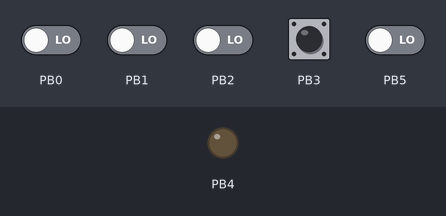
The sketch below on a simulated ATtiny85, built for the host (arithmetic inside an expression is 32-bit, double 64-bit). Parts: output pins drawn as LEDs (lit = HIGH). The inputs (shaded band) are chosen by the test bench; at power-on: PB3 HIGH, PB0–2, PB5 LOW. Random numbers use the default seed unless the sketch sets one.

Above: at 1.2 s.
1.3 s: PB3 pulled LOW for 0.15 s
At 1.37 s:
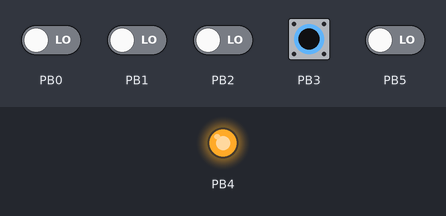
Timing chart, 0 to 4.3 s (numbered marks = the images above; inputs shaded):
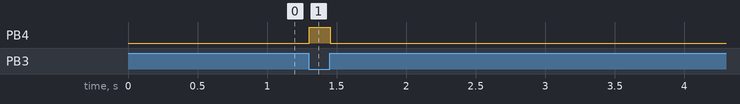

Measured:
- after the input at 1.3 s, PB4: LOW → HIGH at once, → LOW 0.15 s later

The sketch:

code_reduced.ino
```cpp
#include <avr/interrupt.h>
#include <avr/sleep.h>
#include <avr/power.h>

//Out on register A:
const uint16_t zeroLED = (1<<2);// Pin A2
const uint16_t oneLED  = (1<<3);     // Pin A3
const uint16_t activityLED = (1<<7); // Pin A7
const uint16_t RTickOut = 1<<6;

//In on register A:

//;  // Pin A0
const uint16_t buttonSwap = (1<<0);  // Pin A0
const uint16_t buttonRead = (1<<1);  // Pin A1
const uint16_t buttonError= (1<<4);  // Pin A4
const uint16_t RTickIn = 1<<5 ;

// Out on register B:
const uint16_t LTickOut = (1<<4 | 1<<8);


// In on register B:
const uint16_t buttonLTick = (1<<3 | 1<<8);  //Button Pin for tick
const uint16_t buttonRTick = (1<<6 | 1<<8);  //Button Pin for tick
const uint16_t LTickIn = (1<<5 | 1<<8);  //


// Variables:
uint8_t internalState = 0;
uint8_t logicalState = 0;


void sleep()
 {
  cli();
  set_sleep_mode(SLEEP_MODE_PWR_DOWN);
  ADCSRA = 0;            // turn off ADC
  power_all_disable ();
  sleep_enable();                //enable sleep mode, a safety pin
  sei();
  sleep_cpu();                  // go into sleep mode.
  // interrupt
  sleep_disable();              //disable sleep mode
  power_all_enable();
  sei();
 }


// Custom write function
void Write(uint16_t Pin, uint8_t is_high) {
  if (Pin & (1<<8)){
    if(is_high)PORTB |= (Pin & ~(1<<8));
    else PORTB &= ~(Pin & ~(1<<8));
  }
  else{
    if(is_high)PORTA |= Pin;
    else PORTA &= ~Pin;
  }

}

// Custom read function
uint8_t Read(uint16_t Pin){
  if(Pin & (1<<8)){
    if(PINB & (Pin & ~(1<<8))) return HIGH;
    return LOW;
  }
  else{
    if(PINA & Pin) return HIGH;
    return LOW;
  }

}

// Read button pressed
void read_down() {
    // randomize internal state
    internalState=random(0,2);
    // turn LED on:
    if (logicalState==1){
      Write(oneLED,HIGH);
    } else {
      Write(zeroLED,HIGH);
    }
}

// Read button not pressed
void read_up() {
  Write(oneLED, LOW);
  Write(zeroLED, LOW);
  Write(activityLED, LOW);
}

// Error button pressed
void error_down() {
  internalState = (internalState + 1) % 2;
}

// Error button not pressed
void error_up() {
  // Do nothing
}

// Swap button pressed
void swap_down() {
    uint8_t dummy = internalState;
    internalState = logicalState;
    logicalState = dummy;
}

// Swap button not pressed
void swap_up() {
  // Do nothing
}

// LTick button not pressed
void tick_up(uint8_t left){
  if(left) Write(LTickOut,LOW);
  else Write(RTickOut,LOW);
}

void tick_down(uint8_t left){
  uint16_t button =  (left ? buttonLTick : buttonRTick);
  uint16_t TOut = (left ? LTickOut : RTickOut);
  uint16_t TIn =  (left ? LTickIn : RTickIn);


  Write(TOut,HIGH);

  uint8_t TickIn_state = LOW;
  while (Read(button)==LOW){
    TickIn_state=Read(TIn);
    if (TickIn_state==LOW) delay(10);
    else {
      Write(activityLED,HIGH);
      delay(100);
      Write(TOut,logicalState==0 ? LOW : HIGH);
      delay(50);
      TickIn_state=Read(TIn);
      if (TickIn_state==HIGH) internalState=(internalState+1)%2;
      delay(50);
      break;
    }
  }

  Write(TOut,LOW);
}


void setup() {
  // initialize output of register A:
  DDRA |= (oneLED | zeroLED | activityLED | RTickOut);

  // initialize output of register B:
  DDRB |= (LTickOut & ~(1<<8));

  // initialize input of register A:
  DDRA &= ~(buttonSwap | buttonRead | buttonError | RTickIn);
  // Set internal pullup resistors for buttons on register A:
  PORTA |= (buttonSwap | buttonRead | buttonError);

  // initialize input of register B:
  DDRB &= ~ ((buttonLTick | buttonRTick  | LTickIn) & ~ (1<<8));
  // internal pullup resistors for buttons on register B
  PORTB |= ((buttonRTick | buttonLTick) & ~ (1<<8));

  logicalState = 1;
  internalState = random(0,2);

  // TO DO: Set all *unused* pins as input + pull_up. This saves energy.

  // Pin change interrupt
  cli();                      // turn interrupts off while changing them.
  GIMSK |= (1<<4 | 1<<5);     // enable Pin interrupt on register A and B (see datasheet)
  PCMSK0 |= (buttonRead | buttonSwap | buttonError);  // use specified buttons on register A for interrupt.
  sei();                      // turn interrupts on.
}

uint8_t old_read_state=LOW;
uint8_t old_swap_state=LOW;
uint8_t old_error_state=LOW;
uint8_t old_ltick_state=LOW;
uint8_t old_rtick_state=LOW;

void loop() {

  uint8_t read_state = Read(buttonRead);
  uint8_t swap_state = Read(buttonSwap);
  uint8_t error_state = Read(buttonError);
  uint8_t ltick_state = Read(buttonLTick);
  uint8_t rtick_state = Read(buttonRTick);

  // Check if there is any change
  if (read_state == old_read_state && swap_state == old_swap_state && error_state == old_error_state  && ltick_state ==old_ltick_state && rtick_state ==old_rtick_state) {
    delay(50);
    return;
  }

  // Set activity LED correctly
  if (read_state == HIGH && swap_state == HIGH && error_state == HIGH  ) Write(activityLED,LOW);
  else   Write(activityLED,HIGH);

  if (read_state != old_read_state) {
    if (read_state == LOW) read_down();
    else read_up();
  }
  if (swap_state != old_swap_state) {
    if (swap_state == LOW) swap_down();
    else swap_up();
  }

  if (error_state != old_error_state) {
    if (error_state == LOW) error_down();
    else error_up();
  }

  if (ltick_state != old_ltick_state) {
    Write(activityLED,LOW);
    if (ltick_state == LOW) tick_down(1);
    else tick_up(1);
  }


  if (rtick_state != old_rtick_state) {
    if (rtick_state == LOW) tick_down(0);
    else tick_up(0);
  }


  // Delay a little bit to avoid bouncing
  delay(50);

  old_read_state = read_state;
  old_swap_state = swap_state;
  old_error_state = error_state;
  old_ltick_state = ltick_state;
  old_rtick_state = rtick_state;

  sleep();
}
```
